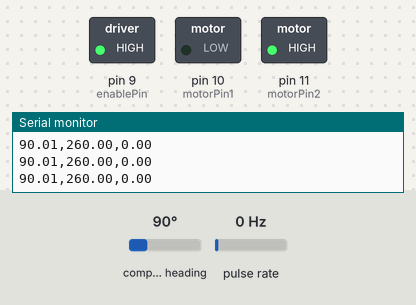
Bench run of a sketch on a simulated Arduino Uno, built with avr-gcc and run on an emulated ATmega328P. Parts: switched loads named in the sketch (green lamp = pin HIGH), the last lines printed to the serial monitor. Wiring (inferred from the names in the program): pulse sensor: data pin 2. The inputs (shaded band) are chosen by the test bench; at power-on: compass heading 90°, pulse rate 0 Hz.

Above: at 3.2 s.
3.3 s: compass heading set to 274°
At 5.0 s:
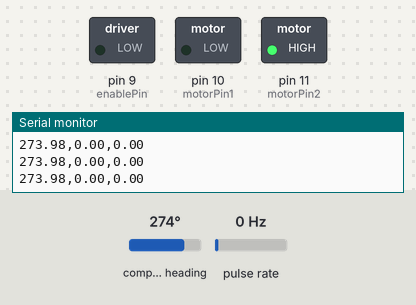
5.3 s: compass heading set to 267°
At 5.46 s:
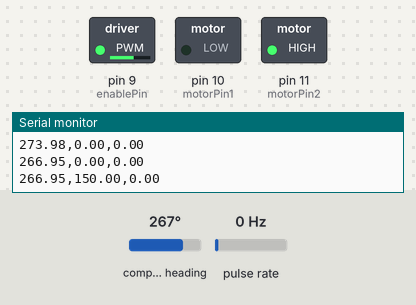
Timing chart, 0 to 14.3 s (numbered marks = the images above; inputs shaded):
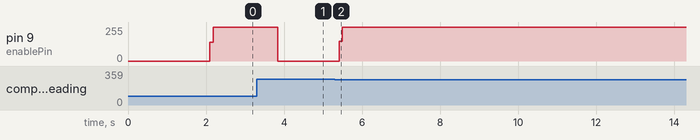

The sketch:

swing_pendululm.ino
```cpp
#include <Wire.h>
#include <AS5600.h>
AS5600  as5600;  //create sensor object
unsigned long currentMs;  //current time variable
unsigned long lastMs;     // time of last measurement
const unsigned int FREE_RUN_PERIOD_MS = 100; //sampling period
float sig_angle_deg;  // angle measurement

// Motor control pins
const int motorPin1 = 10; // IN1
const int motorPin2 = 11; // IN2
const int enablePin = 9; // ENA (PWM pin for speed control)

// RPM Calculation variables
const int encoderPin = 2; // use just one encoder pin for simplicity

volatile int pulseCount = 0;  // pulse counter
const int pulsesPerRevolution = 11; // pulses per rotation from each encoder wire

unsigned long lastRpmMs = 0;   // store last time measurement for RPM
double frequency = 0;         // measured frequency
const float ratio = 9.6;
double rpm = 0;

double output;

void readAndPrintAngle();
void countPulse();

void setup() {
  // Set motor control pins as outputs
  pinMode(motorPin1, OUTPUT);
  pinMode(motorPin2, OUTPUT);
  pinMode(enablePin, OUTPUT);

  digitalWrite(motorPin1, LOW);
  digitalWrite(motorPin2, HIGH);

  output = 0 ;

  // Set encoder pin as input with pullup
  pinMode(encoderPin, INPUT_PULLUP);
  attachInterrupt(digitalPinToInterrupt(encoderPin), countPulse, RISING);

  Wire.begin();     // Initialize I2C
  as5600.begin();   // Initialize sensor
  lastMs = millis();   // Initialize timing
  lastRpmMs = millis(); // Initialize RPM timing
  Serial.begin(9600);  // Initialize Serial Monitor
  delay(2000);
  Serial.println("Test: Starting...");
}

void loop() {
  currentMs = millis();
  if (currentMs - lastMs >= FREE_RUN_PERIOD_MS) {// periodic sampling
    readAndPrintAngle();
  }

  // Van links naar rechts
  if (sig_angle_deg < 270 && output < 255){
    output = output + 10 ;
    delay(7);
  }
  else if (sig_angle_deg < 285 && sig_angle_deg > 250 && output > 0){
    output-- ;
    delay(2);
  }
  else if (sig_angle_deg > 290){
    output = 0 ;
  }

  analogWrite(enablePin, abs(output));

  // Frequency calculation every 0.5 seconds
  if (millis() - lastRpmMs >= 500) {
    noInterrupts();
    int count = pulseCount;
    pulseCount = 0;
    interrupts();

    // Calculate RPM properly
    if (count > 0) {
      frequency = count / 0.5; // Counts per second (Hz)
      rpm = (frequency * 60.0) / (pulsesPerRevolution * ratio);
    } else {
      rpm = 0;
    }

    lastRpmMs = millis();
  }
}

void countPulse() {
  pulseCount++;  // increment each pulse
}

void readAndPrintAngle() {
  lastMs = currentMs;
  sig_angle_deg = (float)as5600.readAngle() * 0.0879; //0.0879=360/4096;  // degrees [0..360)
  //Serial.print("Angle: ");
  Serial.print(sig_angle_deg);
  Serial.print(",");
  Serial.print(output);
  Serial.print(",");
  Serial.print(rpm);
  Serial.println();
}
```

Measured:
- the behaviour switches between 270 and 269° on compass heading (found by bisection; images 1 and 2)
- after the input at 3.3 s, pin 9 (enablePin): 255/255 → 0/255 after 0.54 s
